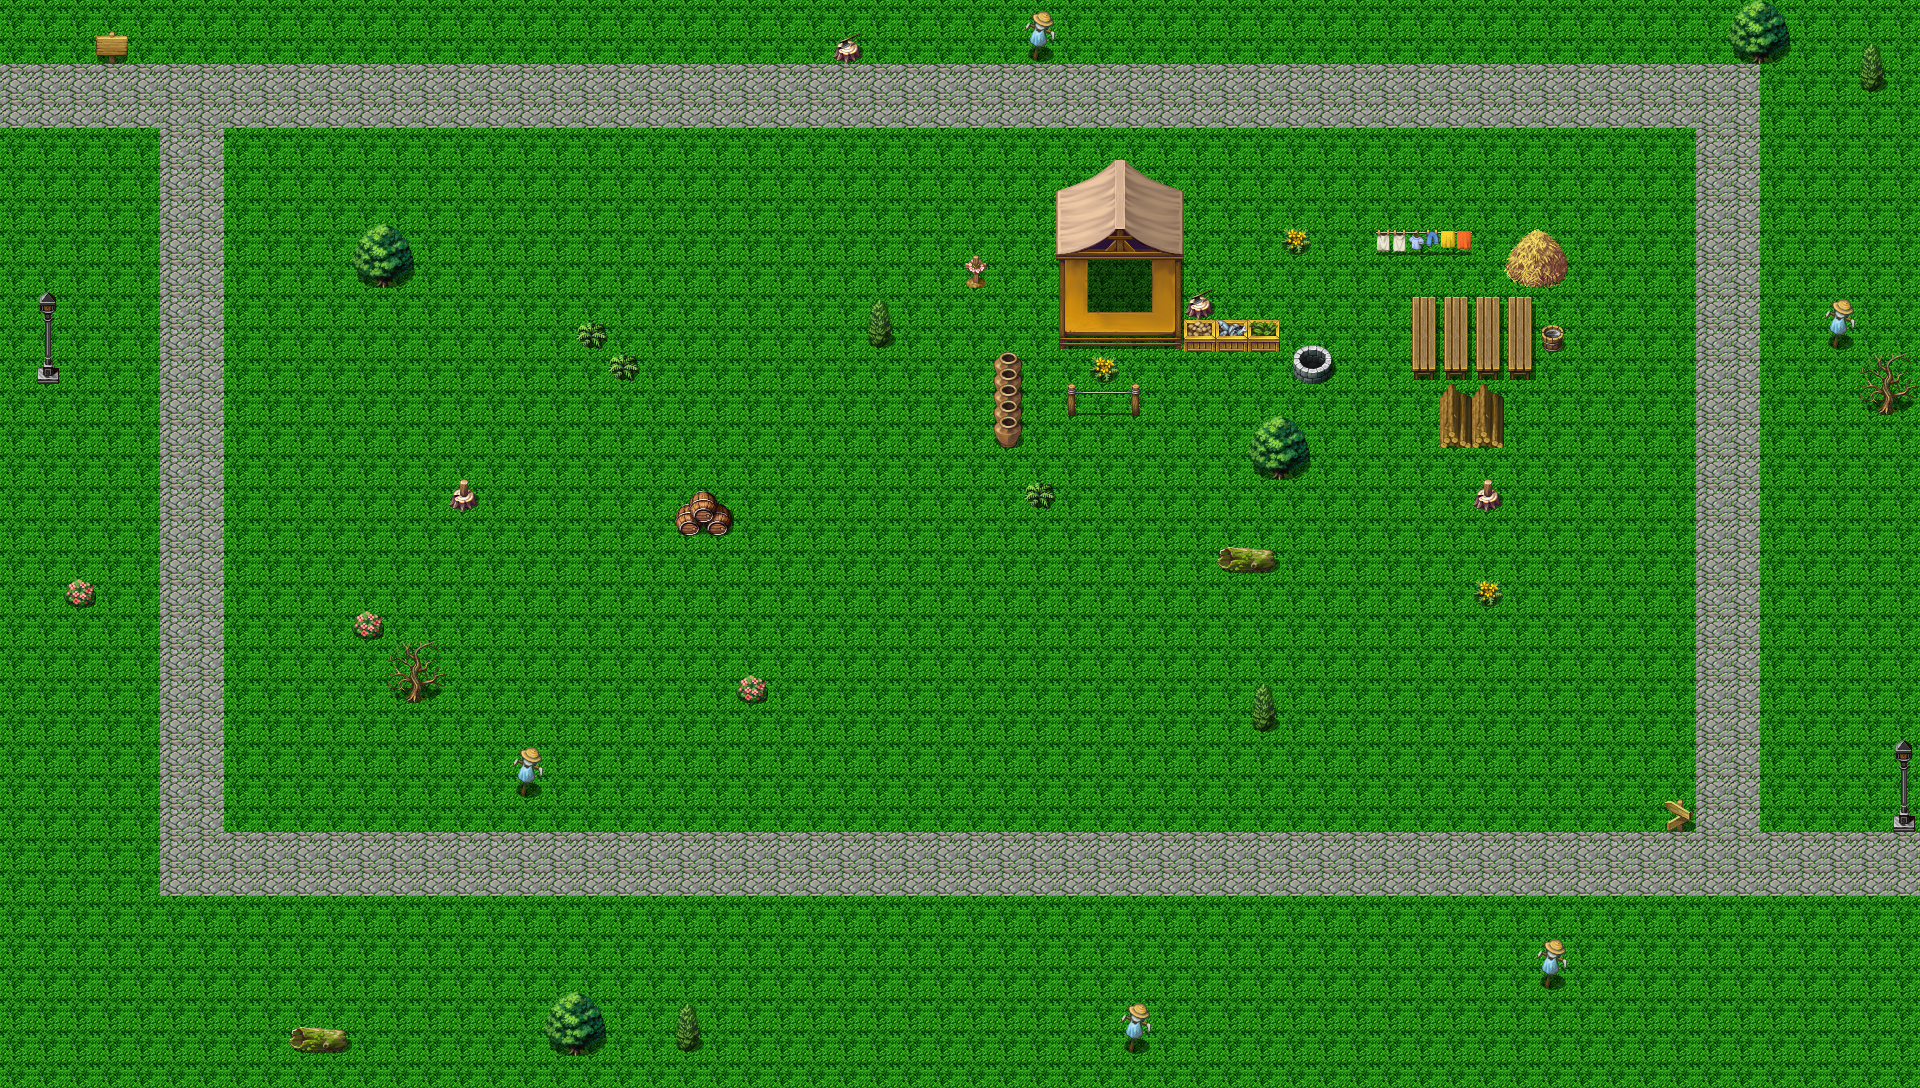

The image is a tile-based game level rendered from a .tmx file. Its description and source (layers, tilesets, objects; grid data summarised) follow:
An orthogonal 60x34 tile map with 32x32 px tiles, 2 tile layers (map, obstacle), 2 tilesets and 62 objects.

<map version="1.0" tiledversion="1.0.3" orientation="orthogonal" renderorder="left-down" width="60" height="34" tilewidth="32" tileheight="32" nextobjectid="65">
 <tileset firstgid="1" name="model1" tilewidth="32" tileheight="32" tilecount="256" columns="16">
  <image source="71e87bb558797f51f5aed03454cb71b7.png" width="512" height="512" />
 </tileset>
 <tileset firstgid="257" name="model2" tilewidth="32" tileheight="32" tilecount="384" columns="16">
  <image source="0ba7fcae61c5f6f485f6ff2487901668.png" width="512" height="768" />
 </tileset>
 <layer name="map" width="60" height="34">
  <data>[2040 cells, 2040 non-empty, 2 distinct tile ids]</data>
 </layer>
 <layer name="obstacle" width="60" height="34">
  <data>[2040 cells, 133 non-empty, 79 distinct tile ids]</data>
 </layer>
 <objectgroup name="obstacleRect">
  <object id="9" x="97" y="34" width="30" height="28" />
  <object id="10" x="833" y="30" width="29" height="33" />
  <object id="16" x="364" y="258" width="38" height="29" />
  <object id="17" x="33" y="354" width="28" height="29" />
  <object id="18" x="578" y="322" width="28" height="26" />
  <object id="19" x="610" y="353" width="28" height="26" />
  <object id="20" x="866" y="322" width="25" height="28" />
  <object id="21" x="672" y="504" width="61" height="30" />
  <object id="22" x="449" y="482" width="28" height="28" />
  <object id="23" x="65" y="577" width="29" height="29" />
  <object id="24" x="352" y="610" width="30" height="24" />
  <object id="25" x="396" y="676" width="37" height="29" />
  <object id="26" x="513" y="772" width="30" height="30" />
  <object id="27" x="737" y="674" width="28" height="29" />
  <object id="28" x="557" y="1028" width="36" height="29" />
  <object id="29" x="290" y="1026" width="61" height="26" />
  <object id="30" x="673" y="1026" width="29" height="26" />
  <object id="31" x="1120" y="1025" width="28" height="29" />
  <object id="32" x="1537" y="962" width="29" height="26" />
  <object id="33" x="1664" y="801" width="30" height="29" />
  <object id="34" x="1888" y="801" width="30" height="29" />
  <object id="35" x="1248" y="705" width="30" height="29" />
  <object id="36" x="1217" y="546" width="61" height="26" />
  <object id="37" x="1473" y="577" width="29" height="28" />
  <object id="38" x="1473" y="480" width="29" height="30" />
  <object id="39" x="1440" y="388" width="64" height="60" />
  <object id="40" x="1408" y="292" width="128" height="88" />
  <object id="41" x="1541" y="321" width="22" height="30" />
  <object id="42" x="1742" y="37" width="33" height="26" />
  <object id="43" x="1858" y="65" width="26" height="30" />
  <object id="44" x="1824" y="322" width="26" height="26" />
  <object id="45" x="1870" y="386" width="29" height="26" />
  <object id="46" x="1053" y="252" width="128" height="98" />
  <object id="47" x="1184" y="320" width="96" height="32" />
  <object id="48" x="1182" y="289" width="32" height="29" />
  <object id="49" x="1282" y="225" width="30" height="28" />
  <object id="50" x="1377" y="226" width="93" height="29" />
  <object id="51" x="1505" y="240" width="58" height="45" />
  <object id="52" x="1293" y="350" width="40" height="29" />
  <object id="54" x="1260" y="452" width="34" height="29" />
  <object id="55" x="1057" y="396" width="92" height="18" />
  <object id="56" x="1089" y="354" width="28" height="28" />
  <object id="57" x="1025" y="34" width="29" height="26" />
  <object id="58" x="961" y="260" width="29" height="28" />
  <object id="59" x="993" y="353" width="29" height="94" />
  <object id="60" x="1026" y="481" width="28" height="28" />
 </objectgroup>
<objectgroup name="path1">
  <object id="76" x="0" y="96">
   <properties>
    <property name="orientation" type="int" value="3" />
   </properties>
   <ellipse />
  </object>
  <object id="77" x="192" y="96">
   <properties>
    <property name="orientation" type="int" value="3" />
   </properties>
   <ellipse />
  </object>
  <object id="78" x="1728" y="96">
   <properties>
    <property name="orientation" type="int" value="5" />
   </properties>
   <ellipse />
  </object>
  <object id="79" x="1728" y="864">
   <properties>
    <property name="orientation" type="int" value="7" />
   </properties>
   <ellipse />
  </object>
  <object id="80" x="192" y="864">
   <properties>
    <property name="orientation" type="int" value="1" />
   </properties>
   <ellipse />
  </object>
 </objectgroup>
 <objectgroup name="path2">
   <object id="98" x="1920" y="864">
    <properties>
     <property name="orientation" type="int" value="7" />
    </properties>
    <ellipse />
   </object>
   <object id="99" x="1728" y="864">
    <properties>
     <property name="orientation" type="int" value="7" />
    </properties>
    <ellipse />
   </object>
   <object id="100" x="192" y="864">
    <properties>
     <property name="orientation" type="int" value="1" />
    </properties>
    <ellipse />
   </object>
   <object id="101" x="192" y="96">
    <properties>
     <property name="orientation" type="int" value="3" />
    </properties>
    <ellipse />
   </object>
   <object id="102" x="1728" y="96">
    <properties>
     <property name="orientation" type="int" value="5" />
    </properties>
    <ellipse />
   </object>
  </objectgroup>
 <objectgroup name="place">
  <object id="3" x="224" y="130" width="1472" height="700" />
  <object id="4" x="3" y="130" width="151" height="951" />
  <object id="5" x="6" y="896" width="1915" height="184" />
  <object id="6" x="1760" y="3" width="154" height="830" />
  <object id="7" x="0" y="0" width="1912" height="63" />
  <object id="63" x="887" y="634" width="219" height="63">
   <text pixelsize="40" wrap="1" bold="1">你好，世界</text>
  </object>
 </objectgroup>
</map>
